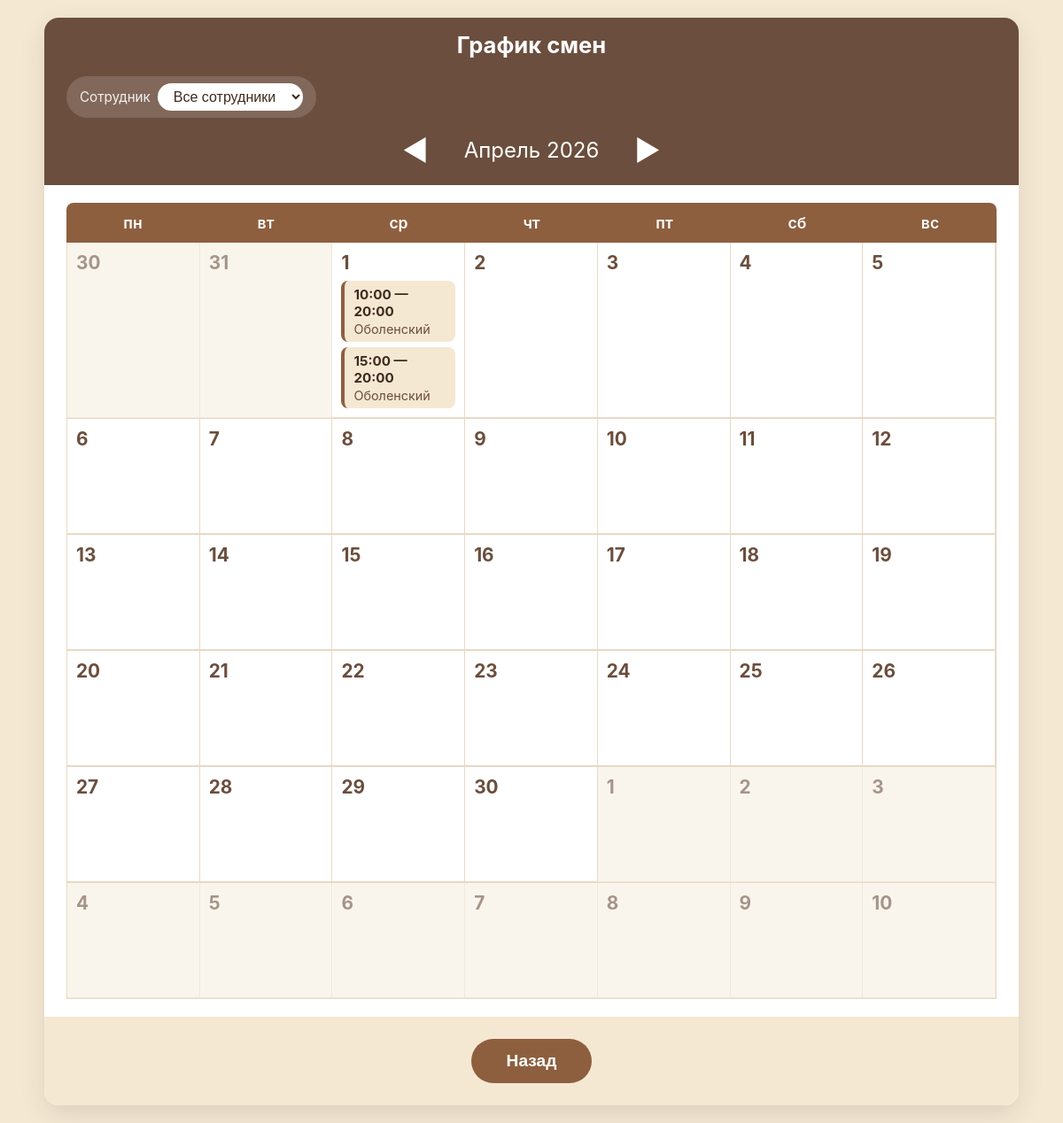
The app's page /schedule (signed in), older data.
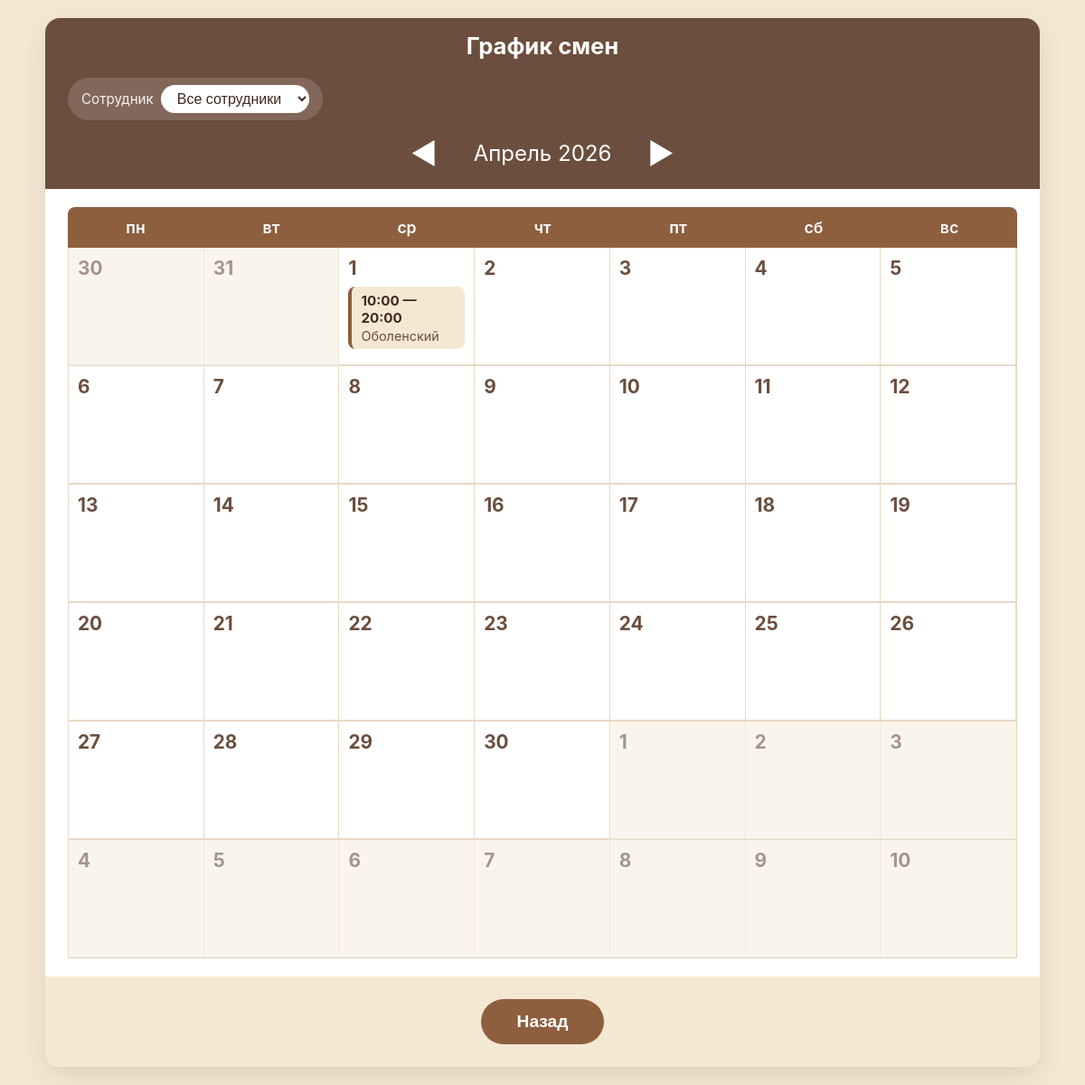
The same page, newer data.
### tables this page shows
CREATE TABLE Smena(
            ID INTEGER PRIMARY KEY NOT NULL,
            Date DATE NOT NULL,
            Planovoe_nachalo TIME NOT NULL,
            Planovoe_okonchanie TIME NOT NULL,
            Dlitelnost TIME NOT NULL,
            ID_Sotrudnik INTEGER NOT NULL,
            FOREIGN KEY (ID_Sotrudnik) REFERENCES Sotrudnik (ID)
        );

CREATE TABLE Sotrudnik(
            ID INTEGER PRIMARY KEY NOT NULL,
            Family NVARCHAR(50) NOT NULL,
            Name NVARCHAR(30) NOT NULL,
            Otchestvo NVARCHAR(30) NOT NULL,
            Phone NVARCHAR(12),
            Work_phone NVARCHAR(12) NOT NULL,
            Address_email NVARCHAR(150), 
            ID_Role INTEGER NOT NULL,
            ID_Doljnost INTEGER NOT NULL,
            ID_Pol INTEGER NOT NULL,
            FOREIGN KEY (ID_Role) REFERENCES Role (ID),
            FOREIGN KEY (ID_Doljnost) REFERENCES Doljnost (ID),
            FOREIGN KEY (ID_Pol) REFERENCES Pol (ID)
        );

### main.py (the view, shortened to what this page needs)
@app.route('/schedule', methods=['GET', 'POST'])
def schedule_page():
    if 'Data' not in session:
        if request.method == 'POST':
            return jsonify({'success': False, 'error': 'Не авторизован'}), 401
        return redirect('/login')
    year = request.args.get('year', datetime.now().year, type=int)
    month = request.args.get('month', datetime.now().month, type=int)
    data = DB_utils.get_shifts(year, month)
    return render_template('smeny.html', weeks=data['weeks'],
                           year=data['year'], month_name=data['month_name'],
                           employees=data['employees'], prev_year=data['prev_year'],
                           prev_month=data['prev_month'], next_year=data['next_year'],
                           next_month=data['next_month'])

### DB_utils.py (called while the page is built)
def get_employee_by_ID(id):
    connection = sqlite3.connect('kotocafe.db', check_same_thread=False)
    cursor = connection.cursor()
    if id==0:
        d = cursor.execute('''
                SELECT Family FROM Sotrudnik
            ''').fetchall()
        return d
    else:
        d = cursor.execute('''
            SELECT Family FROM Sotrudnik WHERE ID = ?
        ''', (id,)).fetchone()
        return d[0]

### templates/smeny.html (shortened to what this page needs)
<!DOCTYPE html>
<html lang="ru">
<head>
    <link rel="stylesheet" href="{{ url_for('static', filename='smeny.css') }}">
</head>
<body>
    <div class="app-container">
        <div class="header">
            <div class="header-top">
              <h1 class="title">График смен</h1>
                <div class="employee-select">
                    <label>Сотрудник</label>
                    <select id="employee-select" onchange="filterByEmployee()">
                        <option value="">Все сотрудники</option>
                    </select>
                </div>
            </div>
            <div class="month-header">
                <a href="/schedule?year={{ prev_year }}&month={{ prev_month }}" class="month-arrow">◀</a>
                <span class="month-name">{{ month_name }} {{ year }}</span>
                <a href="/schedule?year={{ next_year }}&month={{ next_month }}" class="month-arrow">▶</a>
            </div>
        </div>
        <div class="calendar">
            <div class="weekdays">
                <div class="weekday">пн</div>
                <div class="weekday">вт</div>
                <div class="weekday">ср</div>
                <div class="weekday">чт</div>
                <div class="weekday">пт</div>
                <div class="weekday">сб</div>
                <div class="weekday">вс</div>
            </div>
            {% for week in weeks %}
            <div class="week">
                {% for day in week %}
                <div
                    class="day
                           {% if not day.is_current_month %}other-month{% endif %}
                           {% if day.is_current_month %}current-month clickable{% endif %}"
                    data-date="{{ day.date }}"
                    {% if day.is_current_month %}onclick="openAddModal('{{ day.date }}')"{% endif %}>
                    <div class="day-number">
                        {{ day.day }}
                    </div>
                    <div class="shifts-container">
    {% for shift in day.shifts %}
    <div class="shift"
         data-id="{{ shift.id }}"
         data-date="{{ day.date }}"
         data-employee="{{ shift.employee }}"
         data-start="{{ shift.start }}"
         data-end="{{ shift.end }}"
         onclick="openEditModal(this)"
         style="cursor: pointer;">
        <div class="shift-time">{{ shift.start }} — {{ shift.end }}</div>
        <div class="shift-employee">{{ shift.employee }}</div>
    </div>
    {% endfor %}
</div>
                </div>
                {% endfor %}
            </div>
            {% endfor %}
        </div>
        <div class="footer-buttons">
            <button onclick="history.back()" class="btn btn-back">Назад</button>
        </div>
    </div>
</body>
</html>

### static/smeny.css (style rules this page uses)
* { margin: 0; padding: 0; box-sizing: border-box; }
body { font-family: -apple-system, BlinkMacSystemFont, 'Segoe UI', Roboto, sans-serif; background: #f5e8d3; color: #3f2a1e; padding: 20px; }
.app-container { max-width: 1100px; margin: 0 auto; background: #fff; border-radius: 16px; box-shadow: 0 10px 30px rgba(0, 0, 0, 0.1); overflow: hidden; }
.header { background: #6b4e3d; color: #fff; padding: 15px 25px; }
.header-top { display: flex; align-items: center; gap: 20px; flex-wrap: wrap; }
.employee-select { display: flex; align-items: center; gap: 8px; background: rgba(255,255,255,0.15); padding: 8px 15px; border-radius: 50px; }
.employee-select label { font-size: 0.95rem; opacity: 0.9; }
.employee-select select { background: #fff; color: #3f2a1e; border: none; border-radius: 50px; padding: 6px 14px; font-size: 1rem; }
.title { text-align: center; width:100%; font-size: 1.6rem; font-weight: 700; }
.month-header { display: flex; align-items: center; justify-content: center; gap: 25px; margin-top: 12px; font-size: 1.5rem; }
.month-arrow { color: #fff; font-size: 2rem; text-decoration: none; padding: 5px 15px; border-radius: 50%; transition: background 0.2s; }
.calendar { padding: 20px 25px; }
.weekdays { display: grid; grid-template-columns: repeat(7, 1fr); background: #8d5f3f; color: #fff; text-align: center; font-weight: 600; border-radius: 8px 8px 0 0; overflow: hidden; }
.weekday { padding: 12px 8px; font-size: 1.1rem; }
.week { display: grid; grid-template-columns: repeat(7, 1fr); border: 1px solid #e8d9c4; border-top: none; }
.day { min-height: 130px; padding: 10px; border-right: 1px solid #e8d9c4; border-bottom: 1px solid #e8d9c4; background: #fffaf0; position: relative; transition: background 0.2s; }
.day.other-month { background: #f8f0e0; opacity: 0.6; }
.day.current-month { background: #fff; }
.day-number { font-size: 1.3rem; font-weight: 700; color: #6b4e3d; margin-bottom: 8px; }
.shifts-container { display: flex; flex-direction: column; gap: 6px; font-size: 0.95rem; }
.shift { background: #f5e8d3; padding: 6px 10px; border-radius: 8px; border-left: 4px solid #8d5f3f; }
.shift-time { font-weight: 700; color: #3f2a1e; }
.shift-employee { font-size: 0.9rem; color: #6b4e3d; margin-top: 2px; }
.footer-buttons { display: flex; justify-content: center; gap: 20px; padding: 25px; background: #f5e8d3; }
.btn { padding: 14px 40px; border: none; border-radius: 50px; font-size: 1.2rem; font-weight: 600; cursor: pointer; transition: all 0.3s; }
.btn-back { background: #8d5f3f; color: #fff; }

Row changes from the older to the newer data that the page shows:
removed Smena: start "15:00", end "20:00"
Text that changed along with them:
list line gone: "Оболенский"
